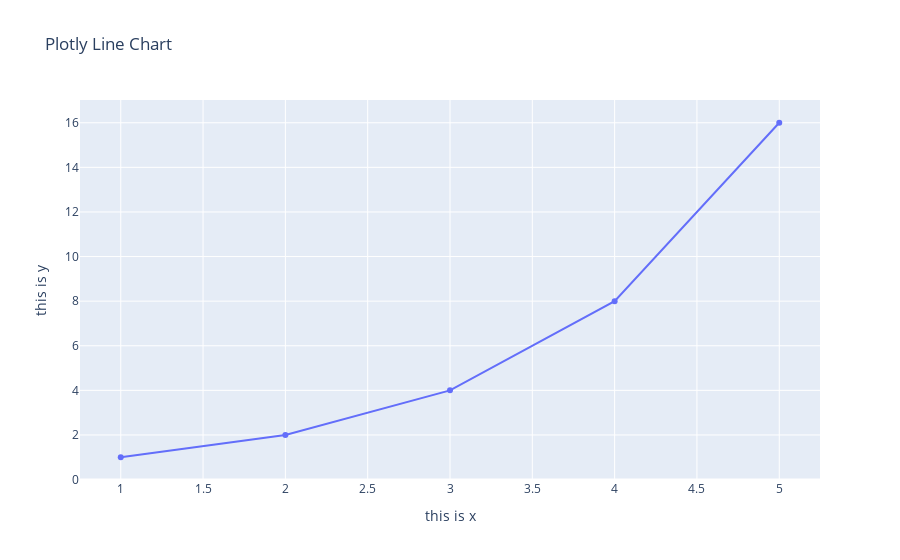

The cell this chart's notebook holds for it:
### Markdown cell above
# adding titles

### Code cell
# add title

fig = go.Figure(data=go.Scatter(x=x, y=y))

fig.update_layout(title="Plotly Line Chart", xaxis_title="this is x", yaxis_title="this is y")
fig.show()

### Figure 1 — Plotly figure (JSON) as saved in the notebook; plotly's stock layout.template omitted (floating-point values rounded to 4 significant figures)
{"data": [{"type": "scatter", "x": [1, 2, 3, 4, 5], "y": [1, 2, 4, 8, 16]}], "layout": {"title": {"text": "Plotly Line Chart"}, "xaxis": {"title": {"text": "this is x"}}, "yaxis": {"title": {"text": "this is y"}}}}
